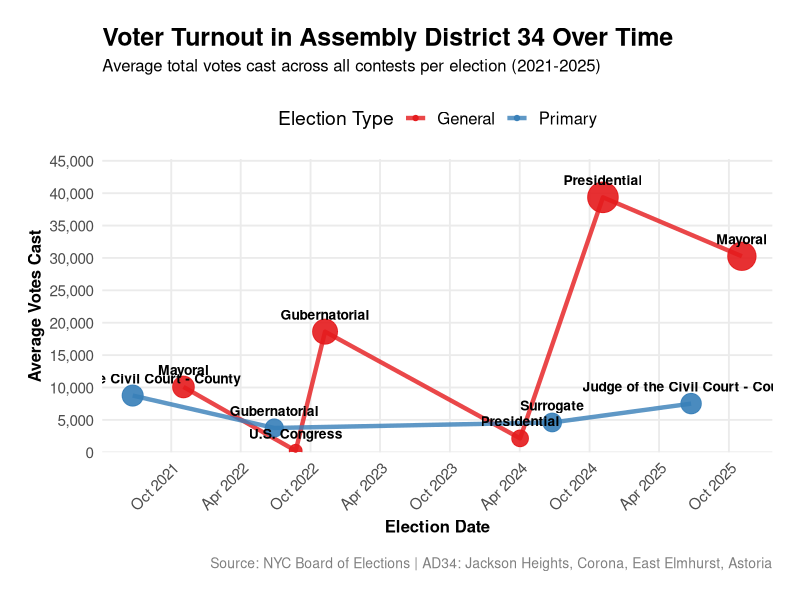

The R script that drew this image:
# ============================================================
# Total Turnout Over Time in AD34
# ============================================================
# Shows total votes cast in each election (all races combined)
# Cleaner visualization than individual winner totals

library(tidyverse)
library(lubridate)
library(ggplot2)
library(scales)

setwd("~/Mayoral Results AD34")

cat("\n📊 Total Turnout Analysis - AD34\n")
cat("=================================\n\n")

# ============================================================
# LOAD TURNOUT DATA FROM PREVIOUS ANALYSIS
# ============================================================

cat("📂 Loading turnout data...\n")

# Use the turnout over time data we already calculated
turnout_data <- read_csv("data/intermediate/ad34_turnout_over_time.csv",
                         show_col_types = FALSE)

cat("  ✓ Loaded", nrow(turnout_data), "elections\n\n")

# Display the data
cat("Elections and turnout:\n")
print(turnout_data %>%
        select(date, year, election_type, top_office, avg_turnout) %>%
        arrange(date),
      n = 50)

# ============================================================
# CREATE CLEAN TURNOUT CHART
# ============================================================

cat("\n📈 Creating total turnout chart...\n")

# Create a cleaner label for each election
turnout_clean <- turnout_data %>%
  mutate(
    # Create concise labels
    election_label = case_when(
      top_office == "Mayor" ~ "Mayoral",
      top_office == "President" ~ "Presidential",
      top_office == "Governor" ~ "Gubernatorial",
      TRUE ~ str_replace(top_office, "State ", "")
    ),
    # Combine type and label
    full_label = paste0(election_label, "\n", election_type)
  )

# Create the plot
turnout_plot <- ggplot(turnout_clean, aes(x = date, y = avg_turnout)) +
  geom_line(aes(color = election_type), linewidth = 1.5, alpha = 0.8) +
  geom_point(aes(color = election_type, size = avg_turnout), alpha = 0.9) +
  geom_text(aes(label = election_label),
            vjust = -1.2, size = 3.5, fontface = "bold") +
  scale_color_manual(
    name = "Election Type",
    values = c("General" = "#E41A1C", "Primary" = "#377EB8")
  ) +
  scale_size_continuous(range = c(4, 10), guide = "none") +
  scale_y_continuous(
    labels = comma,
    breaks = pretty_breaks(n = 8),
    limits = c(0, NA),
    expand = expansion(mult = c(0, 0.15))
  ) +
  scale_x_date(
    date_labels = "%b %Y",
    date_breaks = "6 months"
  ) +
  labs(
    title = "Voter Turnout in Assembly District 34 Over Time",
    subtitle = "Average total votes cast across all contests per election (2021-2025)",
    x = "Election Date",
    y = "Average Votes Cast",
    caption = "Source: NYC Board of Elections | AD34: Jackson Heights, Corona, East Elmhurst, Astoria"
  ) +
  theme_minimal(base_size = 14) +
  theme(
    plot.title = element_text(size = 18, face = "bold", margin = margin(b = 5)),
    plot.subtitle = element_text(size = 12, margin = margin(b = 15)),
    plot.caption = element_text(size = 10, color = "grey50", margin = margin(t = 15)),
    legend.position = "top",
    legend.text = element_text(size = 12),
    panel.grid.minor = element_blank(),
    axis.text.x = element_text(angle = 45, hjust = 1, size = 11),
    axis.text.y = element_text(size = 11),
    axis.title = element_text(size = 12, face = "bold"),
    plot.margin = margin(20, 20, 20, 20)
  )

# Save
ggsave("outputs/maps/AD34_total_turnout_over_time.png",
       turnout_plot,
       width = 14, height = 8, dpi = 300, bg = "white")

cat("  ✓ Saved: outputs/maps/AD34_total_turnout_over_time.png\n\n")

# ============================================================
# SUMMARY STATISTICS
# ============================================================

cat("📊 TURNOUT STATISTICS\n")
cat(rep("=", 60), "\n\n")

# Overall stats
cat("Overall (2021-2025):\n")
cat("  Elections analyzed:", nrow(turnout_clean), "\n")
cat("  Average turnout:", comma(round(mean(turnout_clean$avg_turnout))), "votes\n")
cat("  Median turnout:", comma(round(median(turnout_clean$avg_turnout))), "votes\n")
cat("  Highest turnout:", comma(round(max(turnout_clean$avg_turnout))),
    "(", turnout_clean$election_label[which.max(turnout_clean$avg_turnout)],
    year(turnout_clean$date[which.max(turnout_clean$avg_turnout)]), ")\n")
cat("  Lowest turnout:", comma(round(min(turnout_clean$avg_turnout))),
    "(", turnout_clean$top_office[which.min(turnout_clean$avg_turnout)],
    year(turnout_clean$date[which.min(turnout_clean$avg_turnout)]), ")\n\n")

# By election type
cat("By Election Type:\n")
type_stats <- turnout_clean %>%
  group_by(election_type) %>%
  summarize(
    Elections = n(),
    Avg_Turnout = round(mean(avg_turnout)),
    Min_Turnout = round(min(avg_turnout)),
    Max_Turnout = round(max(avg_turnout))
  )

for (i in 1:nrow(type_stats)) {
  cat(sprintf("  %s Elections:\n", type_stats$election_type[i]))
  cat(sprintf("    Count: %d\n", type_stats$Elections[i]))
  cat(sprintf("    Average: %s votes\n", comma(type_stats$Avg_Turnout[i])))
  cat(sprintf("    Range: %s - %s votes\n\n",
              comma(type_stats$Min_Turnout[i]),
              comma(type_stats$Max_Turnout[i])))
}

# Turnout trends
cat("Turnout Trends:\n")
general_elections <- turnout_clean %>% filter(election_type == "General") %>% arrange(date)
if (nrow(general_elections) >= 2) {
  first_general <- general_elections$avg_turnout[1]
  last_general <- general_elections$avg_turnout[nrow(general_elections)]
  change_pct <- ((last_general - first_general) / first_general) * 100

  cat(sprintf("  General Elections: %+.1f%% change from %d to %d\n",
              change_pct,
              year(general_elections$date[1]),
              year(general_elections$date[nrow(general_elections)])))
}

primary_elections <- turnout_clean %>% filter(election_type == "Primary") %>% arrange(date)
if (nrow(primary_elections) >= 2) {
  first_primary <- primary_elections$avg_turnout[1]
  last_primary <- primary_elections$avg_turnout[nrow(primary_elections)]
  change_pct <- ((last_primary - first_primary) / first_primary) * 100

  cat(sprintf("  Primary Elections: %+.1f%% change from %d to %d\n",
              change_pct,
              year(primary_elections$date[1]),
              year(primary_elections$date[nrow(primary_elections)])))
}

cat("\n✅ Total turnout analysis complete!\n")
cat("📂 Output: outputs/maps/AD34_total_turnout_over_time.png\n\n")
